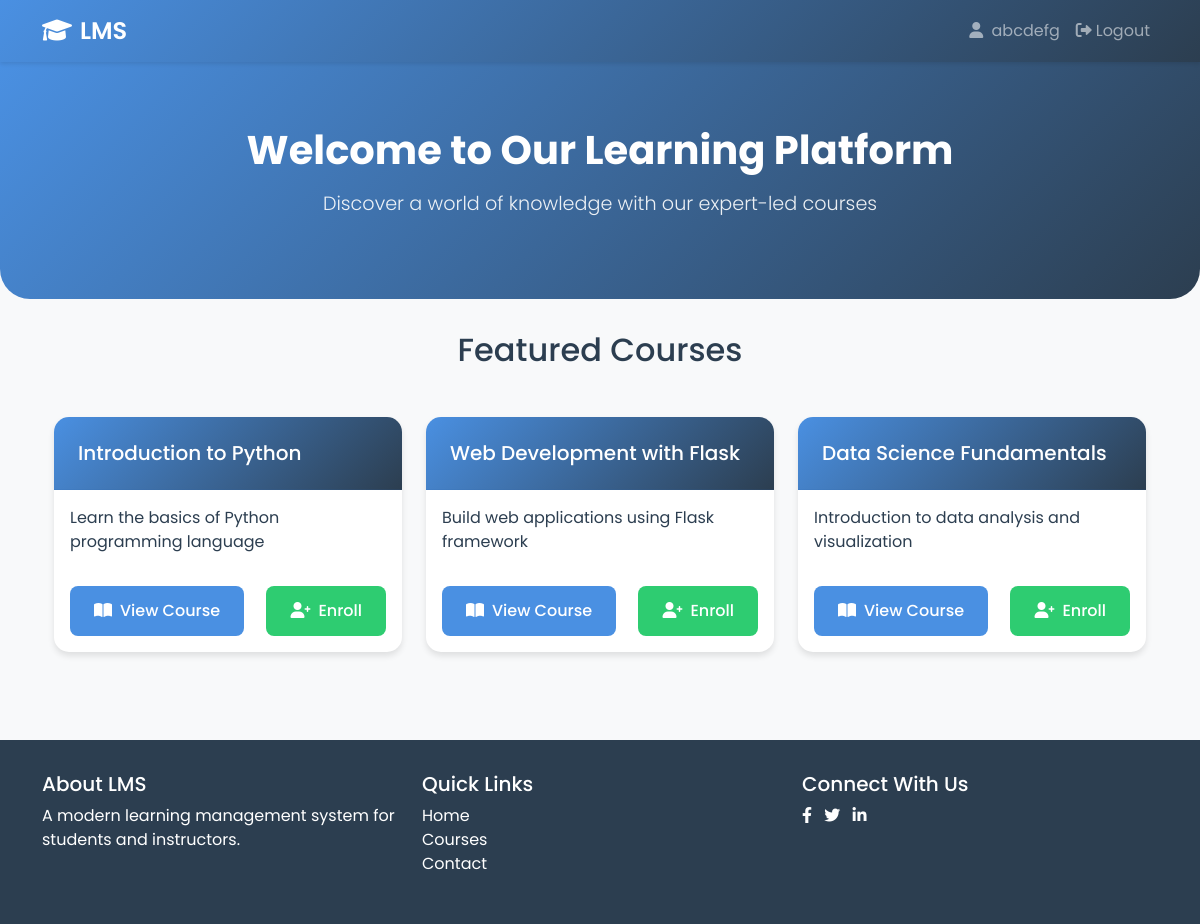
The app's page / (signed in) with its own data.
### app.py (models this page shows)
class User(UserMixin, db.Model):
    id = db.Column(db.Integer, primary_key=True)
    username = db.Column(db.String(80), unique=True, nullable=False)
    email = db.Column(db.String(120), unique=True, nullable=False)
    password_hash = db.Column(db.String(128))
    role = db.Column(db.String(20), nullable=False)  # 'student' or 'instructor'
    enrollments = db.relationship('Enrollment', backref='user', lazy=True)

class Course(db.Model):
    id = db.Column(db.Integer, primary_key=True)
    title = db.Column(db.String(100), nullable=False)
    description = db.Column(db.Text)
    instructor_id = db.Column(db.Integer, db.ForeignKey('user.id'))
    enrollments = db.relationship('Enrollment', backref='course', lazy=True)

### app.py (the view)
@app.route('/')
def index():
    courses = Course.query.all()
    return render_template('index.html', courses=courses)

### app.py (called while the page is built)
@login_manager.user_loader
def load_user(user_id):
    return User.query.get(int(user_id))

### templates/index.html (shortened to what this page needs)
{% extends "base.html" %}
{% block hero %}
<section class="hero-section">
    <div class="container text-center">
        <h1>Welcome to Our Learning Platform</h1>
        <p class="lead">Discover a world of knowledge with our expert-led courses</p>
    </div>
</section>
{% endblock %}
{% block content %}
<div class="container">
    <h2 class="text-center mb-5">Featured Courses</h2>
    <div class="row">
        {% for course in courses %}
        <div class="col-md-4 mb-4">
            <div class="card course-card">
                <div class="card-header">
                    <h5 class="card-title mb-0">{{ course.title }}</h5>
                </div>
                <div class="card-body">
                    <p class="card-text">{{ course.description }}</p>
                    <div class="d-flex justify-content-between align-items-center mt-3">
                        <a href="{{ url_for('course', course_id=course.id) }}" class="btn btn-primary">
                            <i class="fas fa-book-open me-2"></i>View Course
                        </a>
                        {% if current_user.is_authenticated and current_user.role == 'student' %}
                        <a href="{{ url_for('enroll', course_id=course.id) }}" class="btn btn-success">
                            <i class="fas fa-user-plus me-2"></i>Enroll
                        </a>
                        {% endif %}
                    </div>
                </div>
            </div>
        </div>
        {% else %}
        <div class="col-12">
            <div class="alert alert-info text-center">
                <i class="fas fa-info-circle me-2"></i>No courses available at the moment.
            </div>
        </div>
        {% endfor %}
    </div>
</div>
{% endblock %}

### templates/base.html (shortened to what this page needs)
<!DOCTYPE html>
<html lang="en">
<head>
    <link href="https://cdn.jsdelivr.net/npm/bootstrap@5.1.3/dist/css/bootstrap.min.css" rel="stylesheet">
    <link rel="stylesheet" href="https://cdnjs.cloudflare.com/ajax/libs/font-awesome/6.0.0/css/all.min.css">
    <link rel="stylesheet" href="{{ url_for('static', filename='css/style.css') }}">
</head>
<body>
    <nav class="navbar navbar-expand-lg navbar-dark">
        <div class="container">
            <a class="navbar-brand" href="{{ url_for('index') }}">
                <i class="fas fa-graduation-cap me-2"></i>LMS
            </a>
            <div class="collapse navbar-collapse" id="navbarNav">
                <ul class="navbar-nav ms-auto">
                    {% if current_user.is_authenticated %}
                        <li class="nav-item">
                            <span class="nav-link">
                                <i class="fas fa-user me-1"></i>
                                {{ current_user.username }}
                            </span>
                        </li>
                        <li class="nav-item">
                            <a class="nav-link" href="{{ url_for('logout') }}">
                                <i class="fas fa-sign-out-alt me-1"></i>Logout
                            </a>
                        </li>
                    {% endif %}
                </ul>
            </div>
        </div>
    </nav>
    {% block hero %}{% endblock %}
    <div class="container mt-4">
        {% block content %}{% endblock %}
    </div>
    <footer class="footer">
        <div class="container">
            <div class="row">
                <div class="col-md-4">
                    <h5>About LMS</h5>
                    <p>A modern learning management system for students and instructors.</p>
                </div>
                <div class="col-md-4">
                    <h5>Quick Links</h5>
                    <ul class="list-unstyled">
                        <li><a href="{{ url_for('index') }}">Home</a></li>
                        <li><a href="#">Courses</a></li>
                        <li><a href="#">Contact</a></li>
                    </ul>
                </div>
                <div class="col-md-4">
                    <h5>Connect With Us</h5>
                    <div class="social-links">
                        <a href="#" class="me-2"><i class="fab fa-facebook-f"></i></a>
                        <a href="#" class="me-2"><i class="fab fa-twitter"></i></a>
                        <a href="#" class="me-2"><i class="fab fa-linkedin-in"></i></a>
                    </div>
                </div>
            </div>
        </div>
    </footer>
</body>
</html>

### static/css/style.css (style rules this page uses)
:root { --primary-color: #4a90e2; --secondary-color: #2c3e50; --accent-color: #e74c3c; --background-color: #f8f9fa; --text-color: #2c3e50; }
body { background-color: var(--background-color); color: var(--text-color); font-family: 'Poppins', sans-serif; }
.navbar { background: linear-gradient(135deg, var(--primary-color), var(--secondary-color)) !important; box-shadow: 0 2px 4px rgba(0,0,0,0.1); }
.navbar-brand { font-weight: 600; font-size: 1.5rem; }
.card { border: none; border-radius: 15px; box-shadow: 0 4px 6px rgba(0,0,0,0.1); transition: transform 0.3s ease; }
.card-header { background: linear-gradient(135deg, var(--primary-color), var(--secondary-color)); color: white; border-radius: 15px 15px 0 0 !important; padding: 1.5rem; }
.btn-primary { background-color: var(--primary-color); border: none; padding: 0.8rem 1.5rem; border-radius: 8px; font-weight: 500; transition: all 0.3s ease; }
.btn-success { background-color: #2ecc71; border: none; padding: 0.8rem 1.5rem; border-radius: 8px; font-weight: 500; transition: all 0.3s ease; }
.course-card { height: 100%; }
.course-card .card-body { display: flex; flex-direction: column; }
.course-card .card-text { flex-grow: 1; }
.hero-section { background: linear-gradient(135deg, var(--primary-color), var(--secondary-color)); color: white; padding: 4rem 0; margin-bottom: 2rem; border-radius: 0 0 30px 30px; }
.hero-section h1 { font-size: 2.5rem; font-weight: 700; margin-bottom: 1rem; }
.hero-section p { font-size: 1.2rem; opacity: 0.9; }
.footer { background-color: var(--secondary-color); color: white; padding: 2rem 0; margin-top: 4rem; }
.footer a { color: white; text-decoration: none; }

### records on screen
User: username "abcdefg"
Course: title "Introduction to Python", description "Learn the basics of Python programming language"
Course: title "Web Development with Flask", description "Build web applications using Flask framework"
Course: title "Data Science Fundamentals", description "Introduction to data analysis and visualization"
